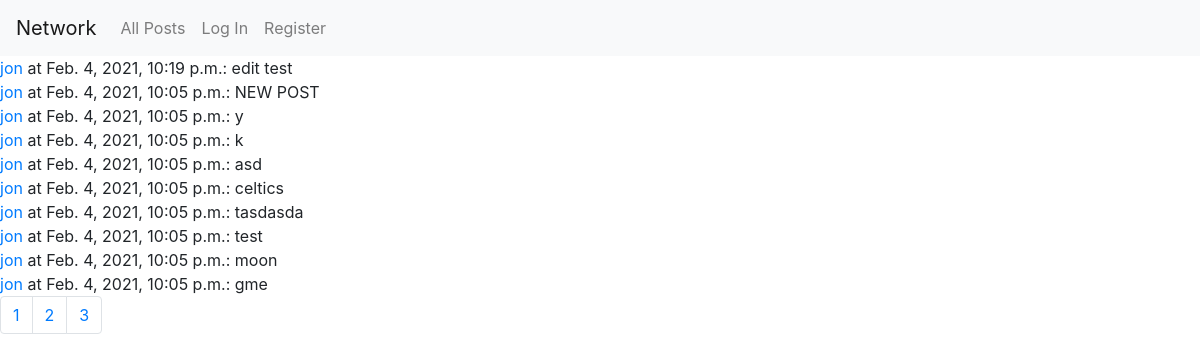
The page / on the database its author committed.
### network/models.py (models this page shows)
class Post(models.Model):
    username=models.ForeignKey(User,on_delete=models.CASCADE,related_name="posts")
    content=models.CharField(max_length=400)
    timestamp=models.DateTimeField(auto_now_add=True)
    num_likes=models.IntegerField()

class User(AbstractUser):
    pass

### network/views.py (the view, shortened to what this page needs)
# urls.py: path("", views.index, name="index"),
@csrf_exempt
def index(request):
    page=request.GET.get('page',1)
    all_posts=Post.objects.order_by('-timestamp')
    paginator=Paginator(all_posts,10)
    try:
        posts=paginator.page(page)
    except PageNotAnInteger:
        posts = paginator.page(1)
    except EmptyPage:
        posts = paginator.page(paginator.num_pages)
    return render(request, "network/index.html",{
        "Posts":posts,
        "myuser":request.user.username,
        "form":NewPostForm()
    })

### network/templates/network/index.html (shortened to what this page needs)
{% extends "network/layout.html" %}
{% block body %}
    <div id="all_posts">
    {%for post in Posts%}
        <div class='post' data-owner={{post.username}} data-id={{post.id}}><a href="{%url 'user' post.username%}">{{post.username}}</a> at {{post.timestamp}}:  <span class='body'>{{post.content}}</span>
        </div>
    {%endfor%}
    </div>
    <nav aria-label="Page navigation example">
        <ul class="pagination">
          {%for i in Posts.paginator.page_range%}
          <li class="page-item"><a class="page-link" href="?page={{i}}">{{i}}</a></li>
          {%endfor%}
        </ul>
      </nav>
{% endblock %}
{%load static%}

### network/templates/network/layout.html (shortened to what this page needs)
{% load static %}
<!DOCTYPE html>
<html lang="en">
    <head>
        <link rel="stylesheet" href="https://stackpath.bootstrapcdn.com/bootstrap/4.4.1/css/bootstrap.min.css">
        <link href="{% static 'network/styles.css' %}" rel="stylesheet">
    </head>
    <body>
        <nav class="navbar navbar-expand-lg navbar-light bg-light">
            <a class="navbar-brand" href="#">Network</a>
            <div>
              <ul class="navbar-nav mr-auto">
                <li class="nav-item">
                  <a class="nav-link" href="{% url 'index' %}">All Posts</a>
                </li>
                {% if user.is_authenticated %}
                    <li class="nav-item">
                        <a class="nav-link" href="{%url 'following'%}">Following</a>
                    </li>
                    <li class="nav-item">
                        <a class="nav-link" href="{% url 'logout' %}">Log Out</a>
                    </li>
                {% else %}
                    <li class="nav-item">
                        <a class="nav-link" href="{% url 'login' %}">Log In</a>
                    </li>
                    <li class="nav-item">
                        <a class="nav-link" href="{% url 'register' %}">Register</a>
                    </li>
                {% endif %}
              </ul>
            </div>
          </nav>
        <div class="body">
            {% block body %}
            {% endblock %}
        </div>
    </body>
</html>

### rows shown on the page
Post: username "jon", timestamp "Feb. 4, 2021, 10:19 p.m.", content "edit test"
Post: username "jon", timestamp "Feb. 4, 2021, 10:05 p.m.", content "NEW POST"
Post: username "jon", timestamp "Feb. 4, 2021, 10:05 p.m.", content "y"
Post: username "jon", timestamp "Feb. 4, 2021, 10:05 p.m.", content "k"
Post: username "jon", timestamp "Feb. 4, 2021, 10:05 p.m.", content "asd"
Post: username "jon", timestamp "Feb. 4, 2021, 10:05 p.m.", content "celtics"
Post: username "jon", timestamp "Feb. 4, 2021, 10:05 p.m.", content "tasdasda"
Post: username "jon", timestamp "Feb. 4, 2021, 10:05 p.m.", content "test"
Post: username "jon", timestamp "Feb. 4, 2021, 10:05 p.m.", content "moon"
Post: username "jon", timestamp "Feb. 4, 2021, 10:05 p.m.", content "gme"

### other values the page prints
{{ i }} "1" "2" "3"
